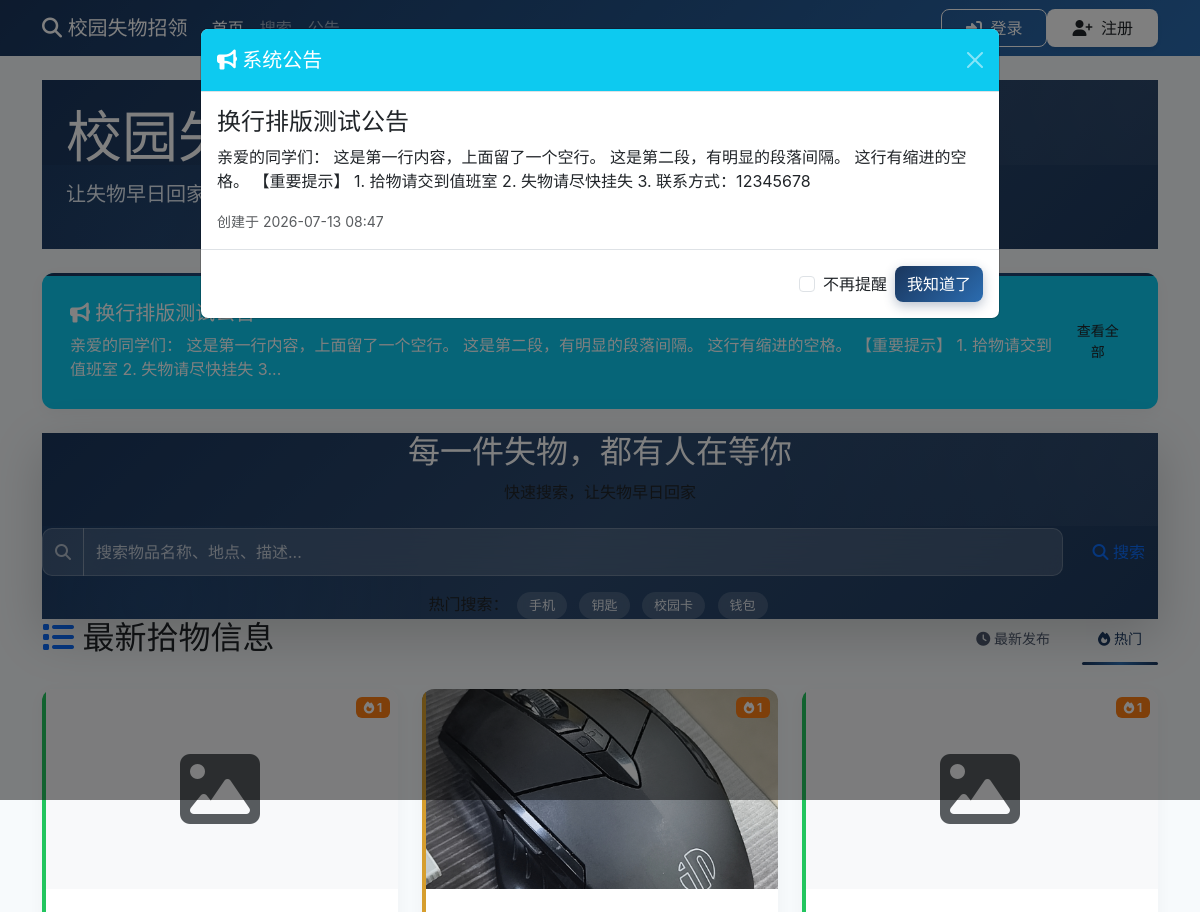
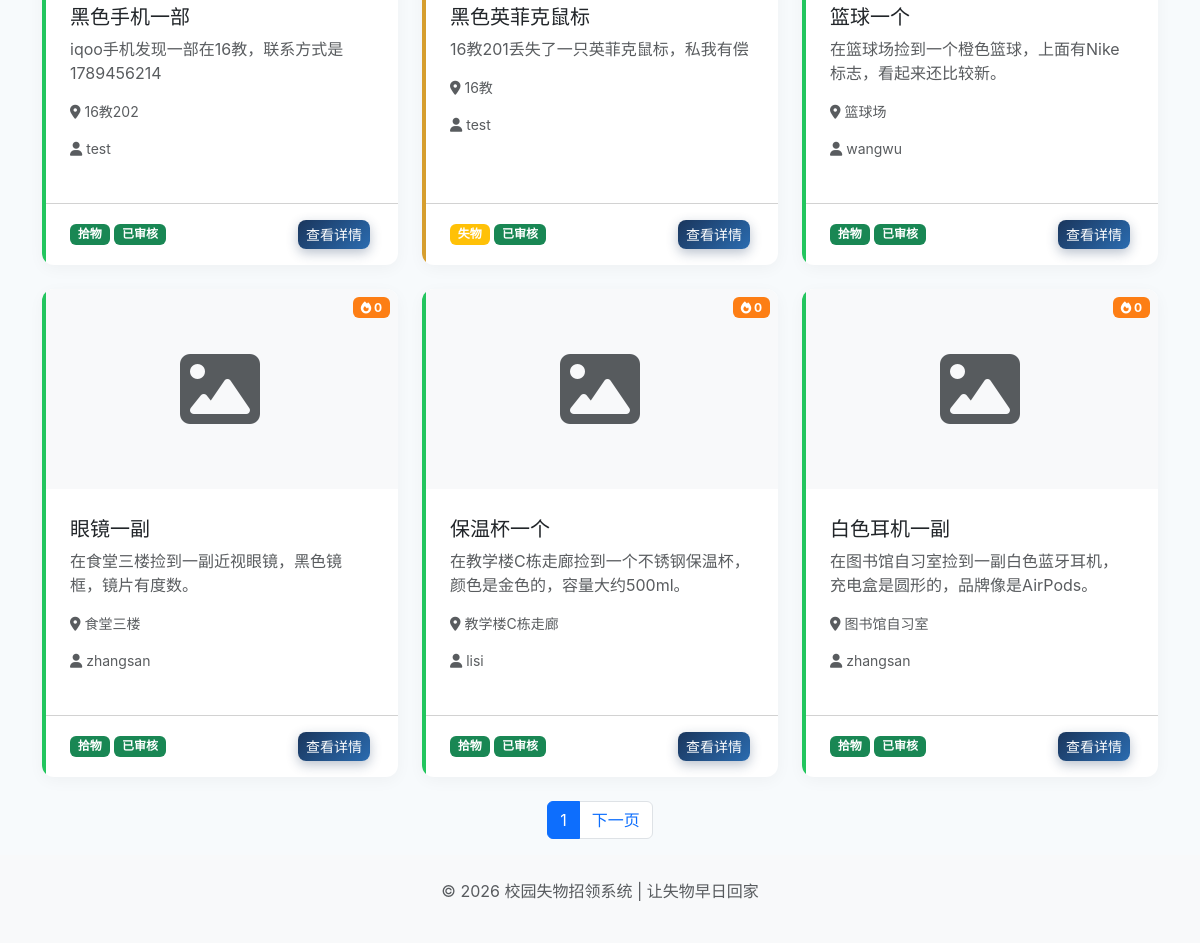
The app's page /?page=1&sort=hot with its own data (2 pictures, top to bottom).
### models.py (models this page shows, shortened)
class Notice(db.Model):
    id = db.Column(db.Integer, primary_key=True)
    title = db.Column(db.String(100), nullable=False)
    content = db.Column(db.Text, nullable=False)
    is_active = db.Column(db.Boolean, default=True)
    created_at = db.Column(db.DateTime, default=datetime.now)
    updated_at = db.Column(db.DateTime, default=datetime.now, onupdate=datetime.now)
    publish_at = db.Column(db.DateTime, nullable=True)
    created_by = db.Column(db.Integer, db.ForeignKey('user.id', ondelete='SET NULL'), nullable=True)
    creator = db.relationship('User', backref='published_notices')

class Post(db.Model):
    id = db.Column(db.Integer, primary_key=True)
    title = db.Column(db.String(100), nullable=False)
    description = db.Column(db.Text, nullable=False)
    pickup_time = db.Column(db.String(50), nullable=False)
    location = db.Column(db.String(100), nullable=False)
    place_location = db.Column(db.String(100), nullable=False)
    image = db.Column(db.String(200))
    author_id = db.Column(db.Integer, db.ForeignKey('user.id', ondelete='CASCADE'), nullable=False)
    post_type = db.Column(db.String(10), default='found')
    status = db.Column(db.String(20), default='pending')
    created_at = db.Column(db.DateTime, default=datetime.now)
    view_count = db.Column(db.Integer, default=0)
    author = db.relationship('User', backref=db.backref('posts', lazy=True))

class User(UserMixin, db.Model):
    id = db.Column(db.Integer, primary_key=True)
    username = db.Column(db.String(80), unique=True, nullable=False)
    password_hash = db.Column(db.String(120), nullable=False)
    role = db.Column(db.String(20), default='user')
    created_at = db.Column(db.DateTime, default=datetime.now)

### routes/main.py (the view)
@main_bp.route('/')
def index():
    page = request.args.get('page', 1, type=int)
    sort = request.args.get('sort', 'time', type=str)
    if sort == 'hot':
        posts = Post.query.filter_by(status='approved').order_by(Post.view_count.desc().nullslast(), Post.created_at.desc()).paginate(page=page, per_page=6)
    else:
        posts = Post.query.filter_by(status='approved').order_by(Post.created_at.desc()).paginate(page=page, per_page=6)
    total_posts = Post.query.filter_by(status='approved').count()
    total_users = User.query.count()
    is_admin = False
    if current_user.is_authenticated and current_user.role == 'admin':
        is_admin = True
    latest_notice = Notice.query.filter_by(is_active=True).order_by(Notice.created_at.desc()).first()
    thanks_title = None
    if request.args.get('thanks') == '1':
        tid = request.args.get('tid', type=int)
        if tid and current_user.is_authenticated:
            post = Post.query.get(tid)
            if post and post.author_id == current_user.id:
                thanks_title = post.title
    return render_template('index.html', posts=posts.items, page=page, total_pages=posts.pages,
                           total_posts=total_posts, total_users=total_users, sort=sort, is_admin=is_admin,
                           latest_notice=latest_notice, thanks_title=thanks_title)

### templates/index.html (shortened to what this page needs)
{% extends "base.html" %}
{% block content %}
<div class="mb-4">
    <div class="search-banner p-4 rounded-lg text-white">
        <h1 class="display-4">校园失物招领</h1>
        <p class="lead text-white/90">让失物早日回家，让善意传递温暖</p>
    </div>
</div>
{% if latest_notice %}
<div class="mb-4">
    <div class="card bg-info text-white">
        <div class="card-body">
            <div class="d-flex justify-content-between align-items-center">
                <div>
                    <h5><i class="fas fa-bullhorn"></i> {{ latest_notice.title }}</h5>
                    <p class="mb-0">{{ latest_notice.content[:100] }}{% if latest_notice.content|length > 100 %}...{% endif %}</p>
                </div>
                <a href="{{ url_for('notice.notices_page') }}" class="btn btn-white btn-sm">查看全部</a>
            </div>
        </div>
    </div>
</div>
{% endif %}
<div class="mb-6">
    <div class="search-banner rounded-xl p-6 shadow-lg relative">
        <div class="text-center mb-4">
            <h2 class="text-white text-lg font-semibold">每一件失物，都有人在等你</h2>
            <p class="text-white/80 text-sm">快速搜索，让失物早日回家</p>
        </div>
        <form action="{{ url_for('main.search') }}" method="GET" class="d-flex gap-3 align-items-center">
            <div class="flex-grow-1">
                <div class="input-group">
                    <span class="input-group-text bg-white/10 border-white/20 text-white/60" style="border-radius: 10px 0 0 10px;">
                        <i class="fas fa-search"></i>
                    </span>
                    <input type="search" name="keyword" class="form-control search-glass-input" placeholder="搜索物品名称、地点、描述..." aria-label="搜索" style="border-radius: 0 10px 10px 0; height: 48px;">
                </div>
            </div>
            <button type="submit" class="btn btn-white text-primary font-semibold px-6" style="height: 48px; border-radius: 10px;">
                <i class="fas fa-search"></i> 搜索
            </button>
        </form>
        <div class="mt-3 text-center">
            <span class="text-white/70 text-sm">热门搜索：</span>
            <a href="{{ url_for('main.search', keyword='手机') }}" class="hot-search-tag">手机</a>
            <a href="{{ url_for('main.search', keyword='钥匙') }}" class="hot-search-tag">钥匙</a>
            <a href="{{ url_for('main.search', keyword='校园卡') }}" class="hot-search-tag">校园卡</a>
            <a href="{{ url_for('main.search', keyword='钱包') }}" class="hot-search-tag">钱包</a>
        </div>
    </div>
</div>
<div class="mb-4">
    <div class="d-flex justify-content-between align-items-center">
        <h2><i class="fas fa-list text-primary"></i> 最新拾物信息</h2>
        <div class="tab-switcher">
            <a href="{{ url_for('main.index', page=1, sort='time') }}" class="tab-item {% if sort == 'time' %}active{% endif %}">
                <i class="fas fa-clock"></i> 最新发布
            </a>
            <a href="{{ url_for('main.index', page=1, sort='hot') }}" class="tab-item {% if sort == 'hot' %}active{% endif %}">
                <i class="fas fa-fire"></i> 热门
            </a>
            <span class="tab-indicator"></span>
        </div>
    </div>
</div>
<div class="row row-cols-1 row-cols-md-2 row-cols-lg-3 g-4">
    {% for post in posts %}
    <div class="col">
        <div class="card h-100 item-card {% if post.post_type == 'lost' %}lost{% endif %}">
            <span class="badge bg-orange text-white view-badge"><i class="fas fa-fire"></i> {{ post.view_count or 0 }}</span>
            {% if post.image %}
            <img src="{{ url_for('static', filename='images/' + post.image) }}" class="card-img-top" alt="物品图片" style="height: 200px; object-fit: cover;">
            {% else %}
            <div class="card-img-top bg-light d-flex align-items-center justify-content-center" style="height: 200px;">
                <i class="fas fa-image fa-5x text-muted"></i>
            </div>
            {% endif %}
            <div class="card-body">
                <h5 class="card-title">{{ post.title }}</h5>
                <p class="card-text text-muted">{{ post.description[:50] }}{% if post.description|length > 50 %}...{% endif %}</p>
                <div class="small text-muted">
                    <p><i class="fas fa-map-marker-alt"></i> {{ post.location }}</p>
                    <p><i class="fas fa-user"></i> {{ post.author.username }}</p>
                </div>
            </div>
            <div class="card-footer bg-transparent">
                <span class="badge bg-{{ 'success' if post.post_type == 'found' else 'warning' }}">
                    {{ '拾物' if post.post_type == 'found' else '失物' }}
                </span>
                <span class="badge bg-{{ 'success' if post.status == 'approved' else 'info' }}">
                    {{ '已审核' if post.status == 'approved' else '待审核' }}
                </span>
                <a href="{{ url_for('post.post_detail', post_id=post.id) }}" class="btn btn-primary float-end btn-sm">
                    查看详情
                </a>
            </div>
        </div>
    </div>
    {% else %}
    <div class="col-12 text-center py-8">
        <i class="fas fa-inbox fa-5x text-muted mb-3"></i>
        <p class="text-muted">暂无拾物信息，快来发布第一条吧！</p>
    </div>
    {% endfor %}
</div>
{% if posts %}
<div class="mt-4">
    <nav aria-label="分页">
        <ul class="pagination justify-content-center">
            <li class="page-item active">
                <span class="page-link">{{ page }}</span>
            </li>
            {% if page < total_pages %}
            <li class="page-item">
                <a class="page-link" href="{{ url_for('main.index', page=page+1) }}">下一页</a>
            </li>
            {% endif %}
        </ul>
    </nav>
</div>
{% endif %}
{% endblock %}

### static/css/style.css (style rules this page uses)
:root { --primary-color: #1A365D; --primary-light: #2B6CB0; --primary-dark: #153E75; --secondary-color: #3182CE; --found-color: #22C55E; --lost-color: #D69E2E; --bg-card: #ffffff; --bg-card-alt: #f8f9fa; --text-primary: #1F2937; --text-secondary: #4A5568; --text-muted: #A0AEC0; --border-color: #E5E7EB; }
body { min-height: 100vh; display: flex; flex-direction: column; background-color: #F7FAFC; font-family: -apple-system, BlinkMacSystemFont, 'Segoe UI', Roboto, 'Helvetica Neue', Arial, sans-serif; }
.card { transition: transform 0.3s ease, box-shadow 0.3s ease; border-radius: 12px; border: none; box-shadow: 0 4px 16px rgba(0, 0, 0, 0.04); position: relative; overflow: hidden; }
.card::before { content: ''; position: absolute; top: 0; left: 0; right: 0; height: 3px; background: linear-gradient(90deg, var(--primary-color) 0%, var(--primary-light) 50%, var(--primary-color) 100%); z-index: 1; }
.card-body { padding: 1.75rem; }
.card-footer { padding: 1rem 1.75rem; }
.card-img-top { object-fit: cover; transition: transform 0.4s ease, filter 0.4s ease; }
.btn { transition: all 0.3s ease; border-radius: 8px; }
.btn-primary { background: linear-gradient(135deg, #1A365D 0%, #2B6CB0 100%) !important; border: none !important; box-shadow: 0 4px 12px rgba(26, 54, 93, 0.3); }
.search-banner { background: linear-gradient(135deg, #1A365D 0%, #2D4A6F 50%, #1E3A5F 100%); position: relative; overflow: hidden; }
.search-banner::before { content: ''; position: absolute; top: -50%; right: -50%; width: 100%; height: 100%; background: radial-gradient(circle, rgba(255,255,255,0.05) 0%, transparent 70%); z-index: 0; }
.search-banner::after { content: ''; position: absolute; bottom: -30%; left: -30%; width: 80%; height: 80%; background: radial-gradient(circle, rgba(43, 108, 176, 0.15) 0%, transparent 60%); z-index: 0; }
.search-glass-input { background: rgba(255, 255, 255, 0.15) !important; backdrop-filter: blur(10px); border: 1px solid rgba(255, 255, 255, 0.2) !important; color: white !important; height: 48px; box-shadow: none !important; z-index: 10; position: relative; }
.search-glass-input::placeholder { color: rgba(255, 255, 255, 0.7) !important; opacity: 1 !important; }
.search-banner .input-group { width: 100%; }
.search-banner .input-group-text { background: rgba(255, 255, 255, 0.15) !important; border: 1px solid rgba(255, 255, 255, 0.2) !important; color: rgba(255, 255, 255, 0.6) !important; }
.search-banner form { z-index: 10; position: relative; }
.hot-search-tag { display: inline-block; padding: 4px 12px; background: rgba(255, 255, 255, 0.15); backdrop-filter: blur(4px); border-radius: 16px; color: rgba(255, 255, 255, 0.85); font-size: 13px; text-decoration: none; transition: all 0.3s ease; margin: 0 4px; }
.item-card { position: relative; overflow: hidden; }
.item-card::before { content: ''; position: absolute; top: 0; left: 0; width: 4px; height: 100%; background: var(--found-color); z-index: 1; }
.item-card.lost::before { background: var(--lost-color); }
.view-badge { position: absolute; top: 8px; right: 8px; z-index: 2; }
.bg-orange { background-color: #FD7E14 !important; }
.tab-switcher { position: relative; display: flex; gap: 16px; padding-bottom: 8px; }
.tab-item { position: relative; padding: 8px 16px; text-decoration: none; color: #4A5568; font-size: 14px; font-weight: 500; border-radius: 8px 8px 0 0; transition: color 0.3s ease; }
.tab-item.active { color: var(--primary-color); }
.tab-indicator { position: absolute; bottom: 0; left: 0; height: 3px; background: linear-gradient(90deg, #1A365D 0%, #2B6CB0 50%, #1A365D 100%); border-radius: 2px; transition: all 0.3s ease; }

### records on screen
Notice: title "换行排版测试公告", content "亲爱的同学们： 这是第一行内容，上面留了一个空行。 这是第二段，有明显的段落间隔。 这行有缩进的空格。 【重要提示】 1. 拾物请交到值班室 2. 失物请尽快挂失 3"
Post: view_count "1", title "黑色手机一部", description "iqoo手机发现一部在16教，联系方式是1789456214", location "16教202", author.username "test", post_type "拾物", status "已审核"
Post: view_count "1", image (picture), title "黑色英菲克鼠标", description "16教201丢失了一只英菲克鼠标，私我有偿", location "16教", author.username "test", post_type "失物", status "已审核"
Post: view_count "1", title "篮球一个", description "在篮球场捡到一个橙色篮球，上面有Nike标志，看起来还比较新。", location "篮球场", author.username "wangwu", post_type "拾物", status "已审核"
Post: view_count "0", title "眼镜一副", description "在食堂三楼捡到一副近视眼镜，黑色镜框，镜片有度数。", location "食堂三楼", author.username "zhangsan", post_type "拾物", status "已审核"
Post: view_count "0", title "保温杯一个", description "在教学楼C栋走廊捡到一个不锈钢保温杯，颜色是金色的，容量大约500ml。", location "教学楼C栋走廊", author.username "lisi", post_type "拾物", status "已审核"
Post: view_count "0", title "白色耳机一副", description "在图书馆自习室捡到一副白色蓝牙耳机，充电盒是圆形的，品牌像是AirPods。", location "图书馆自习室", author.username "zhangsan", post_type "拾物", status "已审核"

### other values on screen
{{ page }} "1"
